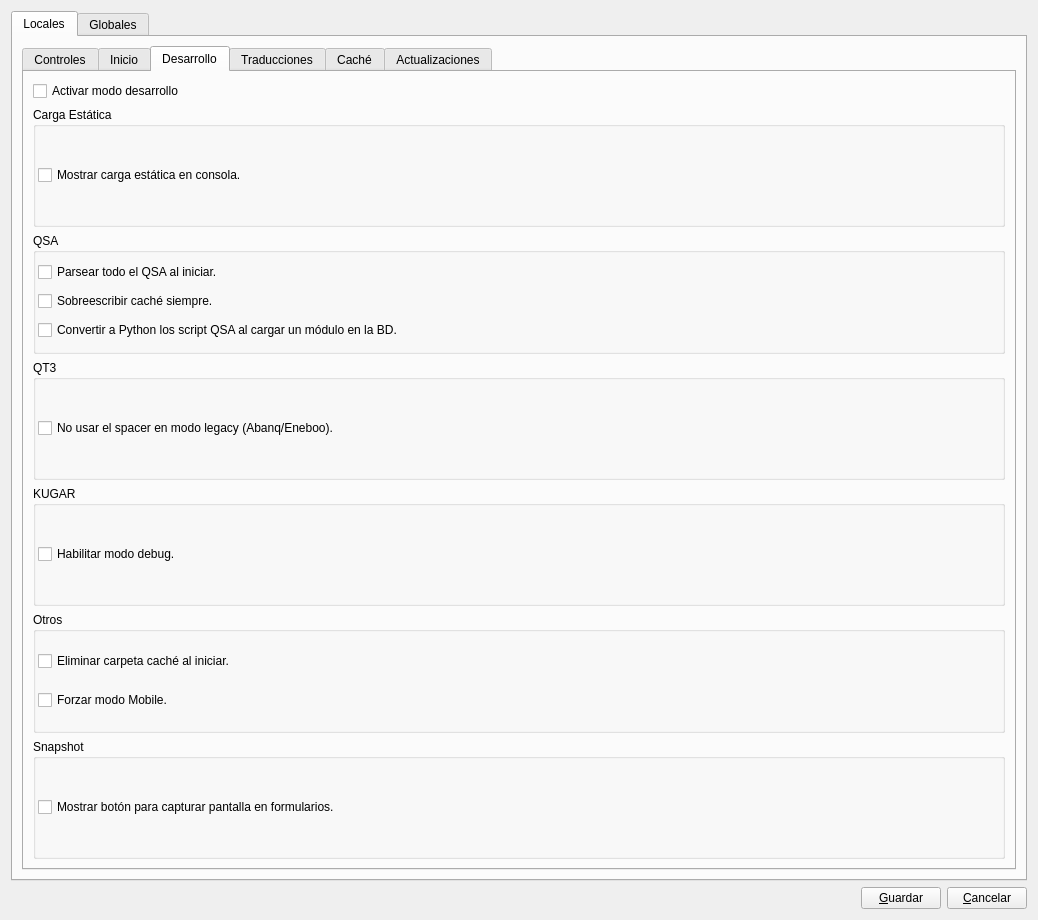
<?xml version="1.0" encoding="UTF-8"?>
<ui version="4.0">
 <class>ebcomportamiento</class>
 <widget class="QWidget" name="ebcomportamiento">
  <property name="geometry">
   <rect>
    <x>0</x>
    <y>0</y>
    <width>1038</width>
    <height>920</height>
   </rect>
  </property>
  <property name="windowTitle">
   <string>Opciones de comportamiento</string>
  </property>
  <layout class="QVBoxLayout" name="verticalLayout_24">
   <item>
    <widget class="QTabWidget" name="tbwEbComportamiento">
     <property name="currentIndex">
      <number>0</number>
     </property>
     <widget class="QWidget" name="tabLocales">
      <attribute name="title">
       <string>Locales</string>
      </attribute>
      <layout class="QVBoxLayout" name="verticalLayout_23">
       <item>
        <widget class="QTabWidget" name="tbwLocales">
         <property name="currentIndex">
          <number>2</number>
         </property>
         <widget class="QWidget" name="tabControles">
          <attribute name="title">
           <string>Controles</string>
          </attribute>
          <layout class="QVBoxLayout" name="verticalLayout_3">
           <item>
            <widget class="QGroupBox" name="gbxFLTable">
             <property name="title">
              <string>FLTable</string>
             </property>
             <layout class="QVBoxLayout" name="verticalLayout">
              <property name="spacing">
               <number>2</number>
              </property>
              <property name="leftMargin">
               <number>2</number>
              </property>
              <property name="topMargin">
               <number>2</number>
              </property>
              <property name="rightMargin">
               <number>2</number>
              </property>
              <property name="bottomMargin">
               <number>2</number>
              </property>
              <item>
               <widget class="QLabel" name="label">
                <property name="text">
                 <string>Estas opciones permiten modificar el comportamiento del control FLTableDB. Es muy aconsejable para que el módulo de control de acceso no tenga vulnerabilidaddes</string>
                </property>
                <property name="alignment">
                 <set>Qt::AlignCenter</set>
                </property>
                <property name="wordWrap">
                 <bool>true</bool>
                </property>
               </widget>
              </item>
              <item>
               <widget class="QCheckBox" name="cbFLTableDC">
                <property name="text">
                 <string>Desactivar edición con doble click.</string>
                </property>
               </widget>
              </item>
              <item>
               <widget class="QCheckBox" name="cbFLTableSC">
                <property name="text">
                 <string>Desactivar atajos de teclado.</string>
                </property>
               </widget>
              </item>
              <item>
               <widget class="QCheckBox" name="cbFLTableCalc">
                <property name="text">
                 <string>Desactivar exportar a hoja de cálculo.</string>
                </property>
               </widget>
              </item>
             </layout>
            </widget>
           </item>
           <item>
            <widget class="QGroupBox" name="groupBox">
             <property name="title">
              <string>FLField</string>
             </property>
             <layout class="QVBoxLayout" name="verticalLayout_4">
              <property name="spacing">
               <number>2</number>
              </property>
              <property name="leftMargin">
               <number>2</number>
              </property>
              <property name="topMargin">
               <number>2</number>
              </property>
              <property name="rightMargin">
               <number>2</number>
              </property>
              <property name="bottomMargin">
               <number>2</number>
              </property>
              <item>
               <layout class="QHBoxLayout" name="horizontalLayout">
                <item>
                 <widget class="QLabel" name="label_2">
                  <property name="text">
                   <string>Resolución máxima de imágenes(default 600)</string>
                  </property>
                 </widget>
                </item>
                <item>
                 <widget class="QLineEdit" name="leMaxPixImages"/>
                </item>
               </layout>
              </item>
              <item>
               <layout class="QHBoxLayout" name="horizontalLayout_2">
                <item>
                 <widget class="QLabel" name="label_3">
                  <property name="text">
                   <string>Color de campos obligatorios</string>
                  </property>
                 </widget>
                </item>
                <item>
                 <widget class="QLineEdit" name="leCO"/>
                </item>
                <item>
                 <spacer name="horizontalSpacer">
                  <property name="orientation">
                   <enum>Qt::Horizontal</enum>
                  </property>
                  <property name="sizeHint" stdset="0">
                   <size>
                    <width>40</width>
                    <height>20</height>
                   </size>
                  </property>
                 </spacer>
                </item>
                <item>
                 <widget class="QPushButton" name="pbnCO">
                  <property name="text">
                   <string>Cambiar</string>
                  </property>
                 </widget>
                </item>
               </layout>
              </item>
              <item>
               <layout class="QHBoxLayout" name="horizontalLayout_3">
                <item>
                 <widget class="QLabel" name="label_4">
                  <property name="text">
                   <string>Autocompletar</string>
                  </property>
                 </widget>
                </item>
                <item>
                 <widget class="QComboBox" name="cbAutoComp">
                  <item>
                   <property name="text">
                    <string>Nunca</string>
                   </property>
                  </item>
                  <item>
                   <property name="text">
                    <string>Bajo Demanda (F4)</string>
                   </property>
                  </item>
                  <item>
                   <property name="text">
                    <string>Siempre</string>
                   </property>
                  </item>
                 </widget>
                </item>
                <item>
                 <spacer name="horizontalSpacer_2">
                  <property name="orientation">
                   <enum>Qt::Horizontal</enum>
                  </property>
                  <property name="sizeHint" stdset="0">
                   <size>
                    <width>458</width>
                    <height>20</height>
                   </size>
                  </property>
                 </spacer>
                </item>
               </layout>
              </item>
             </layout>
            </widget>
           </item>
           <item>
            <widget class="QGroupBox" name="groupBox_2">
             <property name="title">
              <string>Menú de acciones</string>
             </property>
             <layout class="QVBoxLayout" name="verticalLayout_2">
              <property name="spacing">
               <number>2</number>
              </property>
              <property name="leftMargin">
               <number>2</number>
              </property>
              <property name="topMargin">
               <number>2</number>
              </property>
              <property name="rightMargin">
               <number>2</number>
              </property>
              <property name="bottomMargin">
               <number>2</number>
              </property>
              <item>
               <widget class="QCheckBox" name="cbActionsMenuRed">
                <property name="text">
                 <string>Mostrar menú de acciones reducido (sin acciones de la barra de herramientas).</string>
                </property>
               </widget>
              </item>
             </layout>
            </widget>
           </item>
           <item>
            <widget class="QGroupBox" name="groupBox_3">
             <property name="title">
              <string>Modo de trabajo</string>
             </property>
             <layout class="QVBoxLayout" name="verticalLayout_5">
              <property name="spacing">
               <number>2</number>
              </property>
              <property name="leftMargin">
               <number>2</number>
              </property>
              <property name="topMargin">
               <number>2</number>
              </property>
              <property name="rightMargin">
               <number>2</number>
              </property>
              <property name="bottomMargin">
               <number>2</number>
              </property>
              <item>
               <widget class="QCheckBox" name="cb_dbadmin">
                <property name="text">
                 <string>Usar en modo DBAdmin. Habilita menú de sistema y funciones en la gestión de tablas.</string>
                </property>
               </widget>
              </item>
             </layout>
            </widget>
           </item>
          </layout>
         </widget>
         <widget class="QWidget" name="tabInicio">
          <attribute name="title">
           <string>Inicio</string>
          </attribute>
          <layout class="QVBoxLayout" name="verticalLayout_7">
           <item>
            <widget class="QGroupBox" name="gbxCallFunction">
             <property name="title">
              <string>Ejecutar estas funciones</string>
             </property>
             <layout class="QVBoxLayout" name="verticalLayout_6">
              <item>
               <widget class="QLineEdit" name="leCallFunction">
                <property name="minimumSize">
                 <size>
                  <width>0</width>
                  <height>400</height>
                 </size>
                </property>
               </widget>
              </item>
             </layout>
            </widget>
           </item>
           <item>
            <spacer name="verticalSpacer">
             <property name="orientation">
              <enum>Qt::Vertical</enum>
             </property>
             <property name="sizeHint" stdset="0">
              <size>
               <width>20</width>
               <height>318</height>
              </size>
             </property>
            </spacer>
           </item>
          </layout>
         </widget>
         <widget class="QWidget" name="tabDesarrollo">
          <attribute name="title">
           <string>Desarrollo</string>
          </attribute>
          <layout class="QVBoxLayout" name="verticalLayout_15">
           <item>
            <widget class="QCheckBox" name="cbDebuggerMode">
             <property name="text">
              <string>Activar modo desarrollo</string>
             </property>
            </widget>
           </item>
           <item>
            <widget class="QGroupBox" name="groupBox_4">
             <property name="title">
              <string>Carga Estática</string>
             </property>
             <layout class="QVBoxLayout" name="verticalLayout_8">
              <property name="spacing">
               <number>2</number>
              </property>
              <property name="leftMargin">
               <number>2</number>
              </property>
              <property name="topMargin">
               <number>2</number>
              </property>
              <property name="rightMargin">
               <number>2</number>
              </property>
              <property name="bottomMargin">
               <number>2</number>
              </property>
              <item>
               <widget class="QCheckBox" name="cbSLConsola">
                <property name="text">
                 <string>Mostrar carga estática en consola.</string>
                </property>
               </widget>
              </item>
             </layout>
            </widget>
           </item>
           <item>
            <widget class="QGroupBox" name="groupBox_5">
             <property name="title">
              <string>QSA</string>
             </property>
             <layout class="QVBoxLayout" name="verticalLayout_9">
              <property name="spacing">
               <number>2</number>
              </property>
              <property name="leftMargin">
               <number>2</number>
              </property>
              <property name="topMargin">
               <number>2</number>
              </property>
              <property name="rightMargin">
               <number>2</number>
              </property>
              <property name="bottomMargin">
               <number>2</number>
              </property>
              <item>
               <widget class="QCheckBox" name="cbParseProject">
                <property name="text">
                 <string>Parsear todo el QSA al iniciar.</string>
                </property>
               </widget>
              </item>
              <item>
               <widget class="QCheckBox" name="cbNoPythonCache">
                <property name="text">
                 <string>Sobreescribir caché siempre.</string>
                </property>
               </widget>
              </item>
              <item>
               <widget class="QCheckBox" name="cbParseModulesOnLoad">
                <property name="text">
                 <string>Convertir a Python los script QSA al cargar un módulo en la BD.</string>
                </property>
               </widget>
              </item>
             </layout>
            </widget>
           </item>
           <item>
            <widget class="QGroupBox" name="groupBox_6">
             <property name="title">
              <string>QT3</string>
             </property>
             <layout class="QVBoxLayout" name="verticalLayout_10">
              <property name="spacing">
               <number>2</number>
              </property>
              <property name="leftMargin">
               <number>2</number>
              </property>
              <property name="topMargin">
               <number>2</number>
              </property>
              <property name="rightMargin">
               <number>2</number>
              </property>
              <property name="bottomMargin">
               <number>2</number>
              </property>
              <item>
               <widget class="QCheckBox" name="cbSpacerLegacy">
                <property name="text">
                 <string>No usar el spacer en modo legacy (Abanq/Eneboo).</string>
                </property>
               </widget>
              </item>
             </layout>
            </widget>
           </item>
           <item>
            <widget class="QGroupBox" name="groupBox_8">
             <property name="title">
              <string>KUGAR</string>
             </property>
             <layout class="QVBoxLayout" name="verticalLayout_12">
              <property name="spacing">
               <number>2</number>
              </property>
              <property name="leftMargin">
               <number>2</number>
              </property>
              <property name="topMargin">
               <number>2</number>
              </property>
              <property name="rightMargin">
               <number>2</number>
              </property>
              <property name="bottomMargin">
               <number>2</number>
              </property>
              <item>
               <widget class="QCheckBox" name="cb_kut_debug">
                <property name="text">
                 <string>Habilitar modo debug.</string>
                </property>
               </widget>
              </item>
             </layout>
            </widget>
           </item>
           <item>
            <widget class="QGroupBox" name="groupBox_9">
             <property name="title">
              <string>Otros</string>
             </property>
             <layout class="QVBoxLayout" name="verticalLayout_14">
              <property name="spacing">
               <number>2</number>
              </property>
              <property name="leftMargin">
               <number>2</number>
              </property>
              <property name="topMargin">
               <number>2</number>
              </property>
              <property name="rightMargin">
               <number>2</number>
              </property>
              <property name="bottomMargin">
               <number>2</number>
              </property>
              <item>
               <widget class="QCheckBox" name="cbDeleteCache">
                <property name="text">
                 <string>Eliminar carpeta caché al iniciar.</string>
                </property>
               </widget>
              </item>
              <item>
               <widget class="QCheckBox" name="cbMobile">
                <property name="text">
                 <string>Forzar modo Mobile.</string>
                </property>
               </widget>
              </item>
             </layout>
            </widget>
           </item>
           <item>
            <widget class="QGroupBox" name="groupBox_10">
             <property name="title">
              <string>Snapshot</string>
             </property>
             <layout class="QVBoxLayout" name="verticalLayout_13">
              <property name="spacing">
               <number>2</number>
              </property>
              <property name="leftMargin">
               <number>2</number>
              </property>
              <property name="topMargin">
               <number>2</number>
              </property>
              <property name="rightMargin">
               <number>2</number>
              </property>
              <property name="bottomMargin">
               <number>2</number>
              </property>
              <item>
               <widget class="QCheckBox" name="cb_snapshot">
                <property name="text">
                 <string>Mostrar botón para capturar pantalla en formularios.</string>
                </property>
               </widget>
              </item>
             </layout>
            </widget>
           </item>
          </layout>
         </widget>
         <widget class="QWidget" name="tabTranslate">
          <attribute name="title">
           <string>Traducciones</string>
          </attribute>
          <layout class="QVBoxLayout" name="verticalLayout_17">
           <item>
            <widget class="QGroupBox" name="groupBox_11">
             <property name="title">
              <string>Traducciones</string>
             </property>
             <layout class="QVBoxLayout" name="verticalLayout_16">
              <property name="spacing">
               <number>2</number>
              </property>
              <property name="leftMargin">
               <number>2</number>
              </property>
              <property name="topMargin">
               <number>2</number>
              </property>
              <property name="rightMargin">
               <number>2</number>
              </property>
              <property name="bottomMargin">
               <number>2</number>
              </property>
              <item>
               <widget class="QCheckBox" name="cb_traducciones">
                <property name="text">
                 <string>Usar traducciones QM.</string>
                </property>
               </widget>
              </item>
             </layout>
            </widget>
           </item>
           <item>
            <spacer name="verticalSpacer_2">
             <property name="orientation">
              <enum>Qt::Vertical</enum>
             </property>
             <property name="sizeHint" stdset="0">
              <size>
               <width>20</width>
               <height>709</height>
              </size>
             </property>
            </spacer>
           </item>
          </layout>
         </widget>
         <widget class="QWidget" name="tab_cache">
          <attribute name="title">
           <string>Caché</string>
          </attribute>
          <layout class="QVBoxLayout" name="verticalLayout_20">
           <item>
            <widget class="QGroupBox" name="groupBox_12">
             <property name="title">
              <string>Ficheros</string>
             </property>
             <layout class="QVBoxLayout" name="verticalLayout_18">
              <property name="spacing">
               <number>2</number>
              </property>
              <property name="leftMargin">
               <number>2</number>
              </property>
              <property name="topMargin">
               <number>2</number>
              </property>
              <property name="rightMargin">
               <number>2</number>
              </property>
              <property name="bottomMargin">
               <number>2</number>
              </property>
              <item>
               <layout class="QHBoxLayout" name="horizontalLayout_4">
                <item>
                 <widget class="QLabel" name="label_5">
                  <property name="text">
                   <string>Carpeta temporales:</string>
                  </property>
                 </widget>
                </item>
                <item>
                 <widget class="QLineEdit" name="le_temporales">
                  <property name="enabled">
                   <bool>false</bool>
                  </property>
                 </widget>
                </item>
                <item>
                 <widget class="QPushButton" name="pbn_temporales">
                  <property name="text">
                   <string>Cam&amp;biar</string>
                  </property>
                  <property name="shortcut">
                   <string>Alt+B</string>
                  </property>
                 </widget>
                </item>
               </layout>
              </item>
              <item>
               <widget class="QCheckBox" name="cb_no_borrar_cache">
                <property name="text">
                 <string>No borrar caché común al iniciar.</string>
                </property>
               </widget>
              </item>
             </layout>
            </widget>
           </item>
           <item>
            <widget class="QGroupBox" name="groupBox_13">
             <property name="title">
              <string>Imágenes</string>
             </property>
             <layout class="QVBoxLayout" name="verticalLayout_19">
              <property name="spacing">
               <number>2</number>
              </property>
              <property name="leftMargin">
               <number>2</number>
              </property>
              <property name="topMargin">
               <number>2</number>
              </property>
              <property name="rightMargin">
               <number>2</number>
              </property>
              <property name="bottomMargin">
               <number>2</number>
              </property>
              <item>
               <widget class="QCheckBox" name="cb_imagenes">
                <property name="text">
                 <string>No cachear Imágenes.</string>
                </property>
               </widget>
              </item>
             </layout>
            </widget>
           </item>
           <item>
            <spacer name="verticalSpacer_3">
             <property name="orientation">
              <enum>Qt::Vertical</enum>
             </property>
             <property name="sizeHint" stdset="0">
              <size>
               <width>20</width>
               <height>621</height>
              </size>
             </property>
            </spacer>
           </item>
          </layout>
         </widget>
         <widget class="QWidget" name="tab_updates">
          <attribute name="title">
           <string>Actualizaciones</string>
          </attribute>
          <layout class="QVBoxLayout" name="verticalLayout_22">
           <item>
            <widget class="QGroupBox" name="groupBox_14">
             <property name="title">
              <string>Actualizaciones</string>
             </property>
             <layout class="QVBoxLayout" name="verticalLayout_21">
              <property name="spacing">
               <number>2</number>
              </property>
              <property name="leftMargin">
               <number>2</number>
              </property>
              <property name="topMargin">
               <number>2</number>
              </property>
              <property name="rightMargin">
               <number>2</number>
              </property>
              <property name="bottomMargin">
               <number>2</number>
              </property>
              <item>
               <widget class="QCheckBox" name="cb_git_activar">
                <property name="text">
                 <string>Activar actualizaciones.</string>
                </property>
               </widget>
              </item>
              <item>
               <layout class="QHBoxLayout" name="horizontalLayout_5">
                <item>
                 <widget class="QLabel" name="label_6">
                  <property name="text">
                   <string>Repositorio GIT :</string>
                  </property>
                 </widget>
                </item>
                <item>
                 <widget class="QLineEdit" name="le_git_ruta"/>
                </item>
               </layout>
              </item>
              <item>
               <spacer name="verticalSpacer_4">
                <property name="orientation">
                 <enum>Qt::Vertical</enum>
                </property>
                <property name="sizeHint" stdset="0">
                 <size>
                  <width>20</width>
                  <height>655</height>
                 </size>
                </property>
               </spacer>
              </item>
              <item>
               <layout class="QHBoxLayout" name="horizontalLayout_6">
                <item>
                 <spacer name="horizontalSpacer_3">
                  <property name="orientation">
                   <enum>Qt::Horizontal</enum>
                  </property>
                  <property name="sizeHint" stdset="0">
                   <size>
                    <width>40</width>
                    <height>20</height>
                   </size>
                  </property>
                 </spacer>
                </item>
                <item>
                 <widget class="QPushButton" name="pb_git_test">
                  <property name="text">
                   <string>Buscar Actualizaciones</string>
                  </property>
                 </widget>
                </item>
               </layout>
              </item>
             </layout>
            </widget>
           </item>
          </layout>
         </widget>
        </widget>
       </item>
      </layout>
     </widget>
     <widget class="QWidget" name="tabGlobales">
      <attribute name="title">
       <string>Globales</string>
      </attribute>
      <layout class="QVBoxLayout" name="verticalLayout_27">
       <item>
        <widget class="QTabWidget" name="tbwGlobales">
         <property name="currentIndex">
          <number>0</number>
         </property>
         <widget class="QWidget" name="tabVertical">
          <attribute name="title">
           <string>Datos Vertical</string>
          </attribute>
          <layout class="QVBoxLayout" name="verticalLayout_26">
           <item>
            <layout class="QHBoxLayout" name="horizontalLayout_8">
             <item>
              <widget class="QLabel" name="label_7">
               <property name="text">
                <string>Descripción (acepta HTML)</string>
               </property>
              </widget>
             </item>
             <item>
              <widget class="QLineEdit" name="leNombreVertical"/>
             </item>
            </layout>
           </item>
           <item>
            <layout class="QHBoxLayout" name="horizontalLayout_9">
             <item>
              <widget class="QCheckBox" name="cbPosInfo">
               <property name="text">
                <string>Mostrar información de conexión en la barra de tareas.</string>
               </property>
              </widget>
             </item>
             <item>
              <spacer name="horizontalSpacer_5">
               <property name="orientation">
                <enum>Qt::Horizontal</enum>
               </property>
               <property name="sizeHint" stdset="0">
                <size>
                 <width>40</width>
                 <height>20</height>
                </size>
               </property>
              </spacer>
             </item>
            </layout>
           </item>
           <item>
            <spacer name="verticalSpacer_6">
             <property name="orientation">
              <enum>Qt::Vertical</enum>
             </property>
             <property name="sizeHint" stdset="0">
              <size>
               <width>20</width>
               <height>704</height>
              </size>
             </property>
            </spacer>
           </item>
          </layout>
         </widget>
         <widget class="QWidget" name="tabImagen">
          <attribute name="title">
           <string>Imágenes</string>
          </attribute>
          <layout class="QVBoxLayout" name="verticalLayout_25">
           <item>
            <widget class="QCheckBox" name="cbFLLarge">
             <property name="text">
              <string>Usar múltiples tablas FLLarge (modo AbanQ).</string>
             </property>
            </widget>
           </item>
           <item>
            <spacer name="verticalSpacer_5">
             <property name="orientation">
              <enum>Qt::Vertical</enum>
             </property>
             <property name="sizeHint" stdset="0">
              <size>
               <width>20</width>
               <height>77</height>
              </size>
             </property>
            </spacer>
           </item>
          </layout>
         </widget>
        </widget>
       </item>
      </layout>
     </widget>
    </widget>
   </item>
   <item>
    <layout class="QHBoxLayout" name="horizontalLayout_7">
     <item>
      <spacer name="horizontalSpacer_4">
       <property name="orientation">
        <enum>Qt::Horizontal</enum>
       </property>
       <property name="sizeHint" stdset="0">
        <size>
         <width>40</width>
         <height>20</height>
        </size>
       </property>
      </spacer>
     </item>
     <item>
      <widget class="QPushButton" name="pbnAceptar">
       <property name="text">
        <string>&amp;Guardar</string>
       </property>
       <property name="shortcut">
        <string>Alt+G</string>
       </property>
      </widget>
     </item>
     <item>
      <widget class="QPushButton" name="pbnCancelar">
       <property name="text">
        <string>&amp;Cancelar</string>
       </property>
       <property name="shortcut">
        <string>Alt+C</string>
       </property>
      </widget>
     </item>
    </layout>
   </item>
  </layout>
 </widget>
 <resources/>
 <connections/>
</ui>
